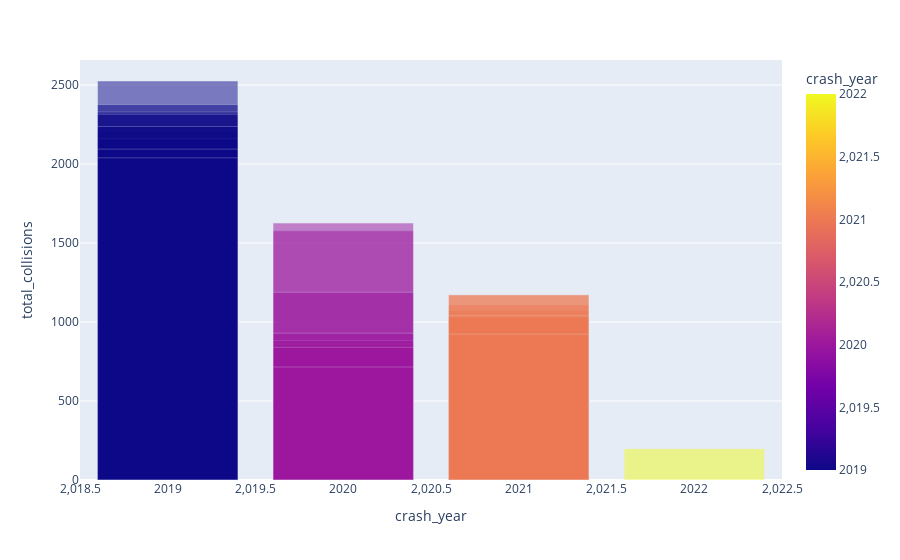

Source (notebook cell):
### Code cell
fig = px.bar(grouped_by_month_year, x="crash_year", y="total_collisions", barmode='overlay', color='crash_year')
fig.show()

### Figure 1 — Plotly figure (JSON) as saved in the notebook; plotly's stock layout.template omitted (floating-point values rounded to 4 significant figures)
{"data": [{"alignmentgroup": "True", "hovertemplate": "crash_year=%{marker.color}<br>total_collisions=%{y}<extra></extra>", "legendgroup": "", "marker": {"color": [2019, 2019, 2019, 2019, 2019, 2019, 2019, 2019, 2019, 2019, 2019, 2019, 2020, 2020, 2020, 2020, 2020, 2020, 2020, 2020, 2020, 2020, 2020, 2020, 2021, 2021, 2021, 2021, 2021, 2021, 2021, 2021, 2021, 2021, 2021, 2021, 2022], "coloraxis": "coloraxis", "opacity": 0.5, "pattern": {"shape": ""}}, "name": "", "offsetgroup": "", "orientation": "v", "showlegend": false, "textposition": "auto", "type": "bar", "x": [2019, 2019, 2019, 2019, 2019, 2019, 2019, 2019, 2019, 2019, 2019, 2019, 2020, 2020, 2020, 2020, 2020, 2020, 2020, 2020, 2020, 2020, 2020, 2020, 2021, 2021, 2021, 2021, 2021, 2021, 2021, 2021, 2021, 2021, 2021, 2021, 2022], "xaxis": "x", "y": [2127, 2025, 2205, 2162, 2525, 2376, 2329, 2159, 2315, 2237, 2094, 2039, 1577, 1626, 1188, 271, 477, 671, 816, 860, 883, 929, 840, 715, 631, 623, 771, 839, 1016, 1108, 1075, 1029, 1171, 1172, 1039, 923, 198], "yaxis": "y"}], "layout": {"barmode": "overlay", "coloraxis": {"colorbar": {"title": {"text": "crash_year"}}, "colorscale": [[0, "#0d0887"], [0.1111, "#46039f"], [0.2222, "#7201a8"], [0.3333, "#9c179e"], [0.4444, "#bd3786"], [0.5556, "#d8576b"], [0.6667, "#ed7953"], [0.7778, "#fb9f3a"], [0.8889, "#fdca26"], [1, "#f0f921"]]}, "legend": {"tracegroupgap": 0}, "margin": {"t": 60}, "xaxis": {"anchor": "y", "domain": [0, 1], "title": {"text": "crash_year"}}, "yaxis": {"anchor": "x", "domain": [0, 1], "title": {"text": "total_collisions"}}}}
